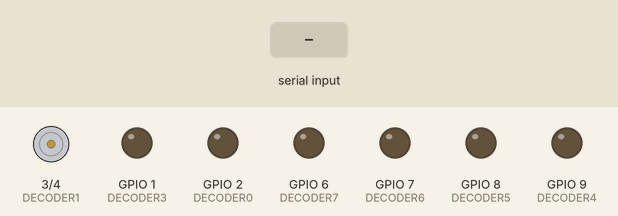
This sketch was run on a simulated ESP32. Parts: motor-driver pin pairs drawn as motors (green arrow = first pin HIGH = forward, orange = second pin HIGH = backward, longer = more drive), output pins drawn as LEDs (lit = HIGH). Dashed ring = blinking. The inputs (shaded band) are chosen by the test bench.

Above: at 2.2 s.
2.3 s: "90,45\n" received over Serial
At 2.5 s:
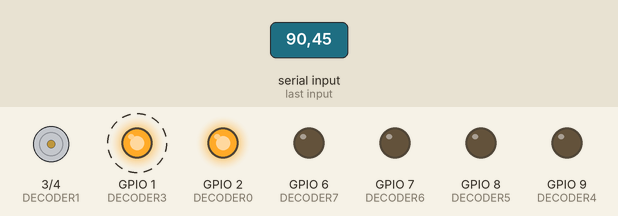
5.3 s: "30,150\n" received over Serial
At 5.5 s:
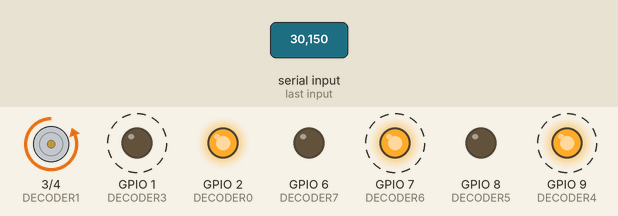
8.3 s: "1\n" received over Serial
At 9.7 s:
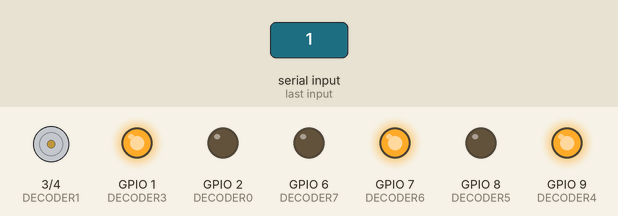
10.8 s: "5\n" received over Serial
At 12.8 s:
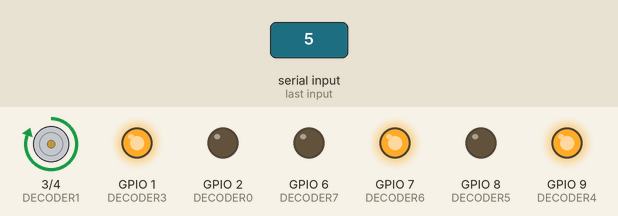
13.3 s: "200\n" received over Serial
At 13.9 s:
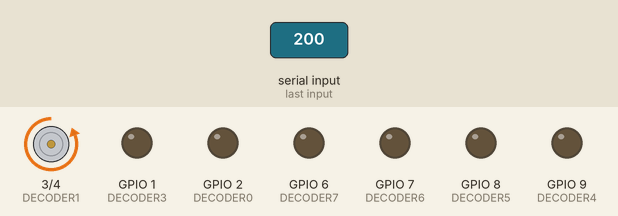
14.8 s: "90\n" received over Serial
At 18.5 s:
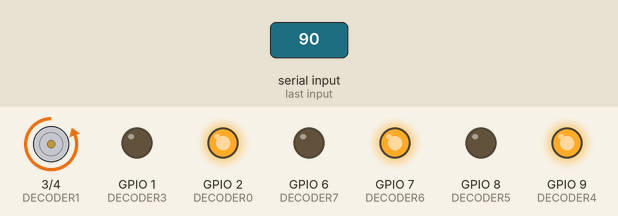
Timing chart, 0 to 18.8 s (numbered marks = the images above; inputs shaded):
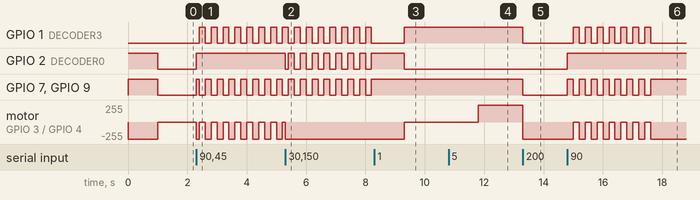

The sketch:

timing_testing.ino
```cpp
// Digit 1
const int DECODER0 = D1;
const int DECODER1 = D2;
const int DECODER2 = D3;
const int DECODER3 = D0;

// Digit 2
const int DECODER4 = D10;
const int DECODER5 = D9;
const int DECODER6 = D8;
const int DECODER7 = D5;

// Digit values
char read_radar_buffer[3];
int speed, d1, d2;
const int SPEED_LIMIT = 20;

int STAMP_FLAG = 0;
int TIME_SINCE_VAL;

// Values for keeping track of flashing the digits
unsigned long ltime, millidif;
unsigned long flash_time, flash_millidif;
int flash_flag = 0;

// Binary values for the BCD control pins, index corrosponds to digit
int dec_bin[][4] = {{0,0,0,0},
                    {0,0,0,1},
                    {0,0,1,0},
                    {0,0,1,1},
                    {0,1,0,0},
                    {0,1,0,1},
                    {0,1,1,0},
                    {0,1,1,1},
                    {1,0,0,0},
                    {1,0,0,1},
                    {1,0,1,0}}; // 10 for blank

unsigned long start, stop;

void setup() {

  // Set BCD control pins to outputs
  pinMode(DECODER0, OUTPUT);
  pinMode(DECODER1, OUTPUT);
  pinMode(DECODER2, OUTPUT);
  pinMode(DECODER3, OUTPUT);
  pinMode(DECODER4, OUTPUT);
  pinMode(DECODER5, OUTPUT);
  pinMode(DECODER6, OUTPUT);
  pinMode(DECODER7, OUTPUT);

  // Set sev segs to blank by default
  digitalWrite(DECODER0, dec_bin[10][0]);
  digitalWrite(DECODER1, dec_bin[10][1]);
  digitalWrite(DECODER2, dec_bin[10][2]);
  digitalWrite(DECODER3, dec_bin[10][3]);
  digitalWrite(DECODER4, dec_bin[10][0]);
  digitalWrite(DECODER5, dec_bin[10][1]);
  digitalWrite(DECODER6, dec_bin[10][2]);
  digitalWrite(DECODER7, dec_bin[10][3]);

  // Begin Serial connection with Radar
  // If USB CDC on boot is disabled Serial defaults to RX/TX UART
  Serial.begin(115200);
  while (!Serial);
  delay(1000);

}

void loop() {

  start = millis();

  ltime = (unsigned long)(millis() - millidif);

  if (ltime >= 1000){
    millidif = millidif + ltime;
    ltime = 0;
    TIME_SINCE_VAL+=1;
  }

  flash_time = (unsigned long)(millis() - flash_millidif);

  if (flash_time >= 200){
        flash_millidif = flash_millidif + flash_time;
        flash_time = 0;
        flash_flag = (flash_flag + 1) % 2;
  }

  // Handle data from radar
  if (Serial.available()){

    Serial.readBytes(read_radar_buffer, 3);

    //Serial.println(millis()-start);

    d2 = read_radar_buffer[0] - '0';
    d1 = read_radar_buffer[1] - '0';

    speed = d2*10 + d1;

    //Serial.println(speed);
    TIME_SINCE_VAL = 0;

    while(Serial.available()){
      char t= Serial.read();
    }

  }

  if (TIME_SINCE_VAL <= 3){
    if ((speed > SPEED_LIMIT) && (flash_flag == 1)){
      digitalWrite(DECODER0, dec_bin[10][0]);
      digitalWrite(DECODER1, dec_bin[10][1]);
      digitalWrite(DECODER2, dec_bin[10][2]);
      digitalWrite(DECODER3, dec_bin[10][3]);

      digitalWrite(DECODER4, dec_bin[10][0]);
      digitalWrite(DECODER5, dec_bin[10][1]);
      digitalWrite(DECODER6, dec_bin[10][2]);
      digitalWrite(DECODER7, dec_bin[10][3]);
    }
    else{
      digitalWrite(DECODER0, dec_bin[d2][0]);
      digitalWrite(DECODER1, dec_bin[d2][1]);
      digitalWrite(DECODER2, dec_bin[d2][2]);
      digitalWrite(DECODER3, dec_bin[d2][3]);

      digitalWrite(DECODER4, dec_bin[d1][0]);
      digitalWrite(DECODER5, dec_bin[d1][1]);
      digitalWrite(DECODER6, dec_bin[d1][2]);
      digitalWrite(DECODER7, dec_bin[d1][3]);
    }
  }
  else{

    digitalWrite(DECODER0, dec_bin[10][0]);
    digitalWrite(DECODER1, dec_bin[10][1]);
    digitalWrite(DECODER2, dec_bin[10][2]);
    digitalWrite(DECODER3, dec_bin[10][3]);

    digitalWrite(DECODER4, dec_bin[10][0]);
    digitalWrite(DECODER5, dec_bin[10][1]);
    digitalWrite(DECODER6, dec_bin[10][2]);
    digitalWrite(DECODER7, dec_bin[10][3]);

  }

}
/*
void change_display(d1,  d2){
  digitalWrite(DECODER0, dec_bin[d2][0]);
  digitalWrite(DECODER1, dec_bin[d2][1]);
  digitalWrite(DECODER2, dec_bin[d2][2]);
  digitalWrite(DECODER3, dec_bin[d2][3]);

  digitalWrite(DECODER4, dec_bin[d1][0]);
  digitalWrite(DECODER5, dec_bin[d1][1]);
  digitalWrite(DECODER6, dec_bin[d1][2]);
  digitalWrite(DECODER7, dec_bin[d1][3]);
}*/
```

Measured:
- after the input at 2.3 s, GPIO 1 (DECODER3): alternates HIGH for 0.20 s and LOW for 0.20 s, starting after 0.10 s; GPIO 2 (DECODER0): LOW → HIGH after 0.00 s instead of 1.7 s
- after the input at 5.3 s, GPIO 2 (DECODER0): HIGH → LOW at once, then repeats every 0.40 s: HIGH 0.20 s, LOW 0.20 s
- after the input at 8.3 s, GPIO 7 (DECODER6), GPIO 9 (DECODER4): stops changing and stays HIGH; motor on GPIO 3 (DECODER1) / GPIO 4 (DECODER2): backward 255/255 → stopped after 1.0 s
- after the input at 10.8 s, GPIO 1 (DECODER3): stays HIGH (without the input it goes to LOW after 1.5 s); GPIO 2 (DECODER0): stays LOW (without the input it goes to HIGH after 1.5 s); motor on GPIO 3 (DECODER1) / GPIO 4 (DECODER2): stopped → forward 255/255 after 1.0 s
- after the input at 13.3 s, GPIO 1 (DECODER3), GPIO 7 (DECODER6), GPIO 9 (DECODER4): HIGH → LOW at once; motor on GPIO 3 (DECODER1) / GPIO 4 (DECODER2): forward 255/255 → backward 255/255 at once
- after the input at 14.8 s, GPIO 1 (DECODER3): alternates HIGH for 0.20 s and LOW for 0.20 s, 14 changes in all, then stays LOW, starting after 0.21 s; GPIO 2 (DECODER0): LOW → HIGH after 0.00 s instead of 2.0 s
- by itself, GPIO 7 (DECODER6), GPIO 9 (DECODER4): alternates HIGH for 0.20 s and LOW for 0.20 s
